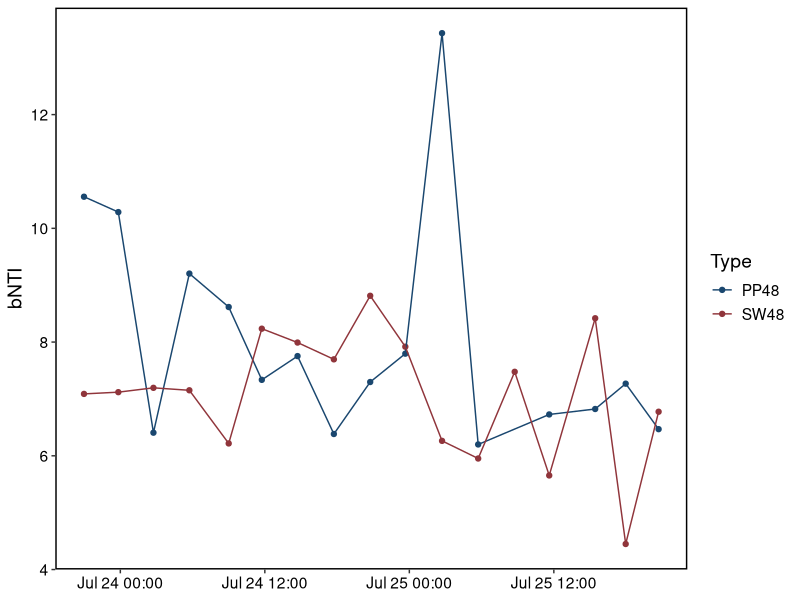
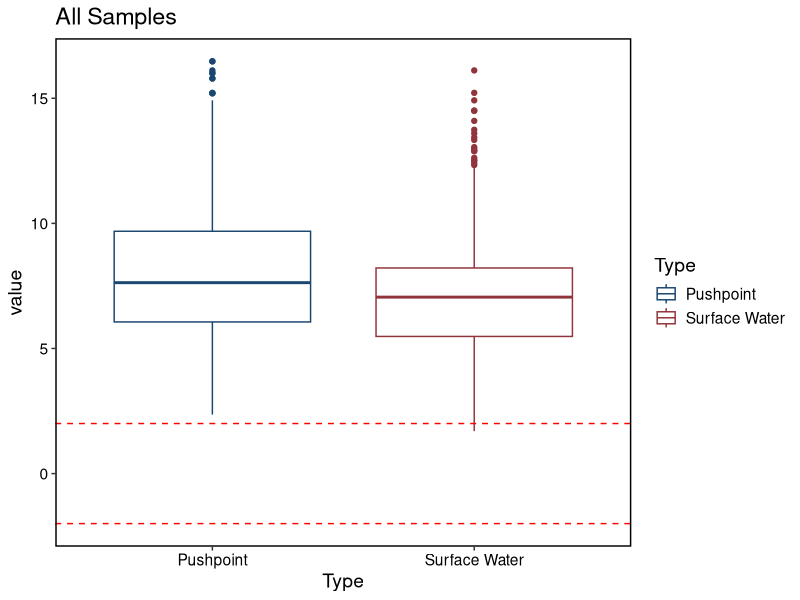
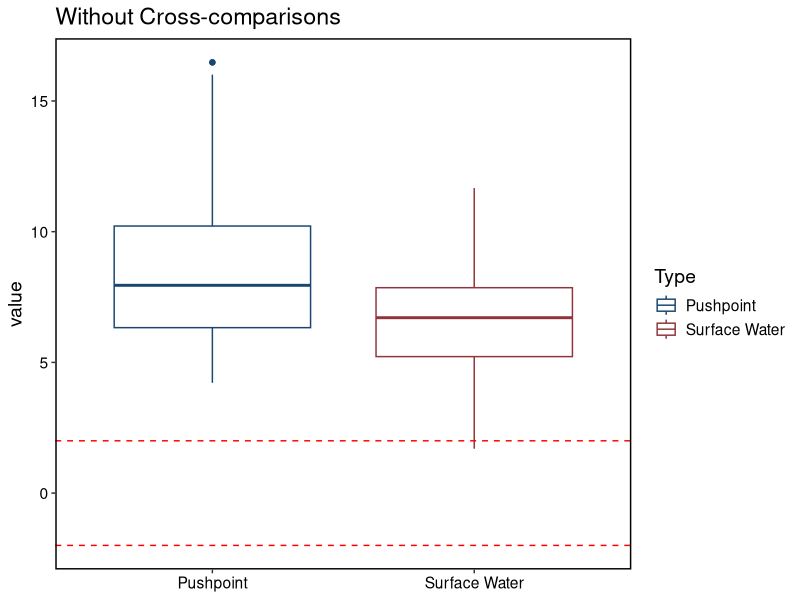

R code for these plots, in order:
### Script to test individual null models
library(reshape2); library(ggplot2); library(ggthemes)

setwd("/path/to/ICR_bNTI_results/")
bNTI = read.csv("HJ_Andrews_TWCD_bNTI_999.csv", row.names = 1)
factors = read.csv("HJ_Andrews_Metadata.csv", row.names = 1)

### Preprocessing and clean up
# Dropping PP48-000012 (outlier)
factors = factors[-which(row.names(factors) %in% "PP48.000012"),]

# Fixing date and time
factors$Date_Time = as.POSIXct(paste(factors$Date, factors$Time), format = "%m/%d/%Y %H:%M")
factors$Date_Time = gsub("0018", "2018", factors$Date_Time)
factors$Date_Time = gsub(":..$", "", factors$Date_Time)

# Creating ggplot themes
hori_x_theme = theme_bw()+
  theme(text = element_text(size = 14),
        axis.text.x = element_text(colour = "black"),
        axis.text.y = element_text(colour = "black"),
        panel.border = element_rect(size = 1, colour = "black"),
        panel.grid = element_blank())

vert_x_theme = theme_bw()+
  theme(text = element_text(size = 14),
        axis.text.x = element_text(colour = "black", angle = 90, hjust = 1, vjust = 0.6),
        axis.text.y = element_text(colour = "black"),
        panel.border = element_rect(size = 1, colour = "black"),
        panel.grid = element_blank())



### Actual analysis
# Reflecting null matrices
bNTI[upper.tri(bNTI)] = t(bNTI)[upper.tri(bNTI)]

# Plotting mean thru time
avg.bNTI = apply(bNTI, 2, function(x) mean(x, na.rm = T))
avg.bNTI = data.frame(Samples = names(avg.bNTI), bNTI = avg.bNTI, Date = factors$Date_Time, Type = factors$Sample)

ggplot(data = avg.bNTI, aes(x = as.POSIXct(Date), y = bNTI, group = Type))+
  geom_point(aes(color = Type))+
  geom_line(aes(color = Type))+
  xlab(NULL)+
  scale_color_stata()+
  hori_x_theme

# Melting data
bNTI = melt(as.matrix(bNTI))

# Cleaning data
bNTI = bNTI[!is.na(bNTI$value),]

# Adding Location Information
bNTI$Type = "Pushpoint"
bNTI$Type[grep("SW48", bNTI$Var2)] = "Surface Water"

# Counting the proportion of processes
proc = data.frame(hom.sel = NA, stoc = NA, var.sel = NA)
proc$hom.sel = round(length(which(bNTI$value < -2))/length(bNTI$value), digits = 3)
proc$stoc = round(length(which(abs(bNTI$value) < 2))/length(bNTI$value), digits = 3)
proc$var.sel = round(length(which(bNTI$value > 2))/length(bNTI$value), digits = 3)

### All Samples
# Boxplots by group
ggplot(data = bNTI, aes(x = Type, y = value))+
  geom_boxplot(aes(group = Type, color = Type))+
  geom_hline(yintercept = c(-2,2), color = "red", lty = 2)+
  ggtitle("All Samples")+
  scale_color_stata()+
  hori_x_theme

### Within-group comparisons only
temp = bNTI[-c(grep("SW48", bNTI$Var1), grep("SW48", bNTI$Var2)),]
temp = rbind(temp, bNTI[intersect(grep("SW48", bNTI$Var1), grep("SW48", bNTI$Var2)),])

# Boxplots by group
ggplot(data = temp, aes(x = Type, y = value))+
  geom_boxplot(aes(group = Type, color = Type))+
  geom_hline(yintercept = c(-2,2), color = "red", lty = 2)+
  ggtitle("Without Cross-comparisons")+
  xlab(NULL)+
  scale_color_stata()+
  hori_x_theme

# Within-group stats
nocross.mwu = wilcox.test(temp$value~temp$Type)
